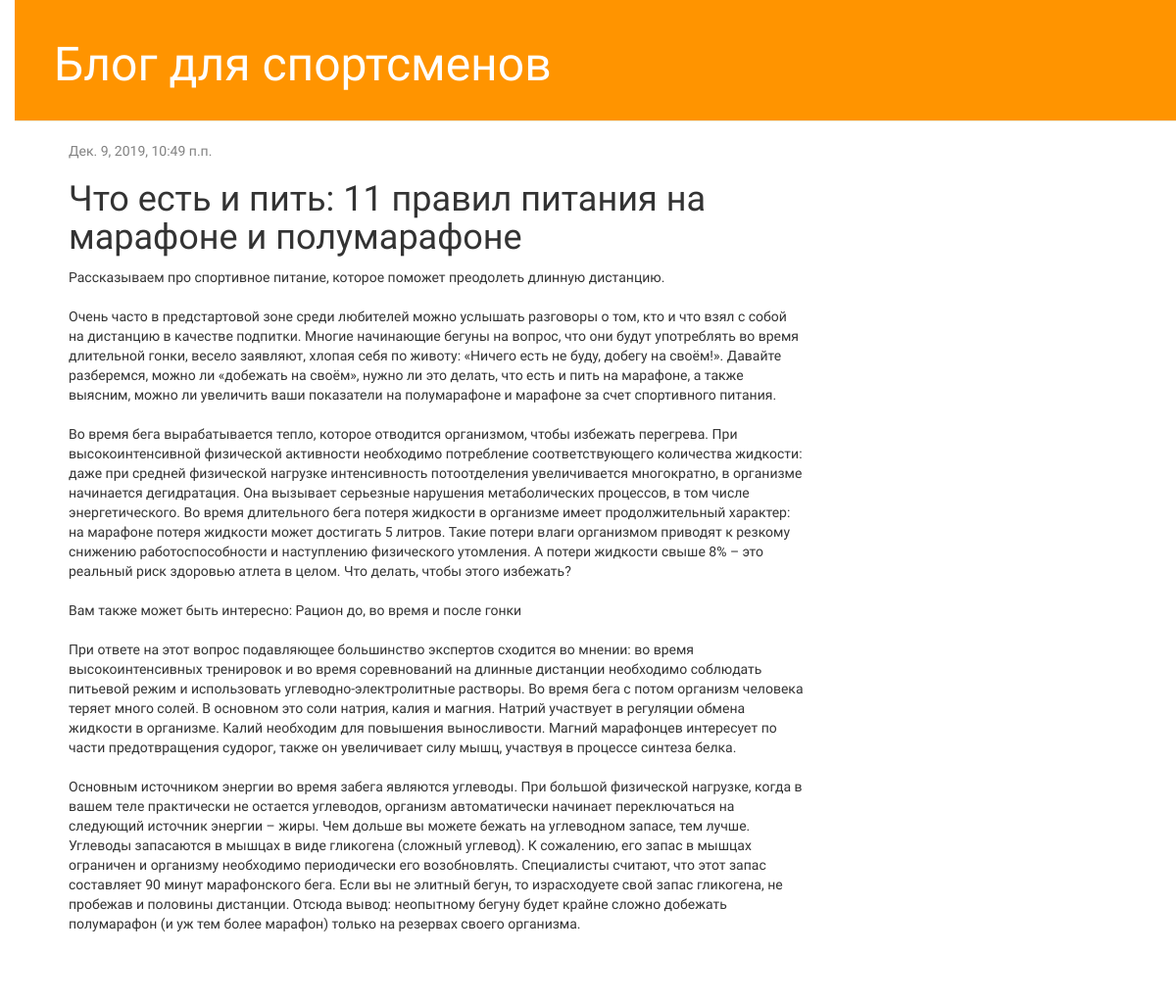
/post/5/, run on the app's committed database.
### blog/models.py (models this page shows, shortened)
class Post(models.Model):
    author = models.ForeignKey(settings.AUTH_USER_MODEL, on_delete=models.CASCADE)
    title = models.CharField(max_length=200)
    text = models.TextField()
    created_date = models.DateTimeField(default=timezone.now)
    published_date = models.DateTimeField(blank=True, null=True)

### blog/views.py (the view)
# urls.py: path('post/<int:pk>/', views.post_detail, name='post_detail'),
def post_detail(request, pk):
    post = get_object_or_404(Post, pk=pk)
    return render(request, 'blog/post_detail.html', {'post': post})

### blog/templates/blog/post_detail.html (shortened to what this page needs)
{% extends 'blog/base.html' %}
{% block content %}
    <div class="post">
        {% if post.published_date %}
            <div class="date">
                {{ post.published_date }}
            </div>
        {% endif %}
        <h1>{{ post.title }}</h1>
        <p>{{ post.text|linebreaksbr }}</p>
    </div>
        {% load disqus_tags %}
{% endblock %}

### blog/static/css/blog.css (style rules this page uses)
body { padding-left: 15px; font-family: 'Lobster'; }
h1, h2, h3, h4 { font-family: 'Lobster', cursive; }
.date { color: #828282; }
.post { margin-bottom: 70px; }

### data on the page
Post: published_date "Дек. 9, 2019, 10:49 п.п.", title "Что есть и пить: 11 правил питания на марафоне и полумарафоне", text "Рассказываем про спортивное питание, которое поможет преодолеть длинную дистанцию. Очень часто в предстартовой зоне среди любителей можно услышать разговоры о том, кто и что взял с собой на дистанцию в качестве подпитки. Многие начинающие бегуны на вопрос, что они будут употреблять во время длительной гонки, весело заявляют, хлопая себя по животу: «Ничего есть не буду, добегу на своём!». Давайте разберемся, можно ли «добежать на своём», нужно ли это делать, что есть и пить на марафоне, а также выясним, можно ли увеличить ваши показатели на полумарафоне и марафоне за счет спортивного питания. Во время бега вырабатывается тепло, которое отводится организмом, чтобы избежать перегрева. При…"
